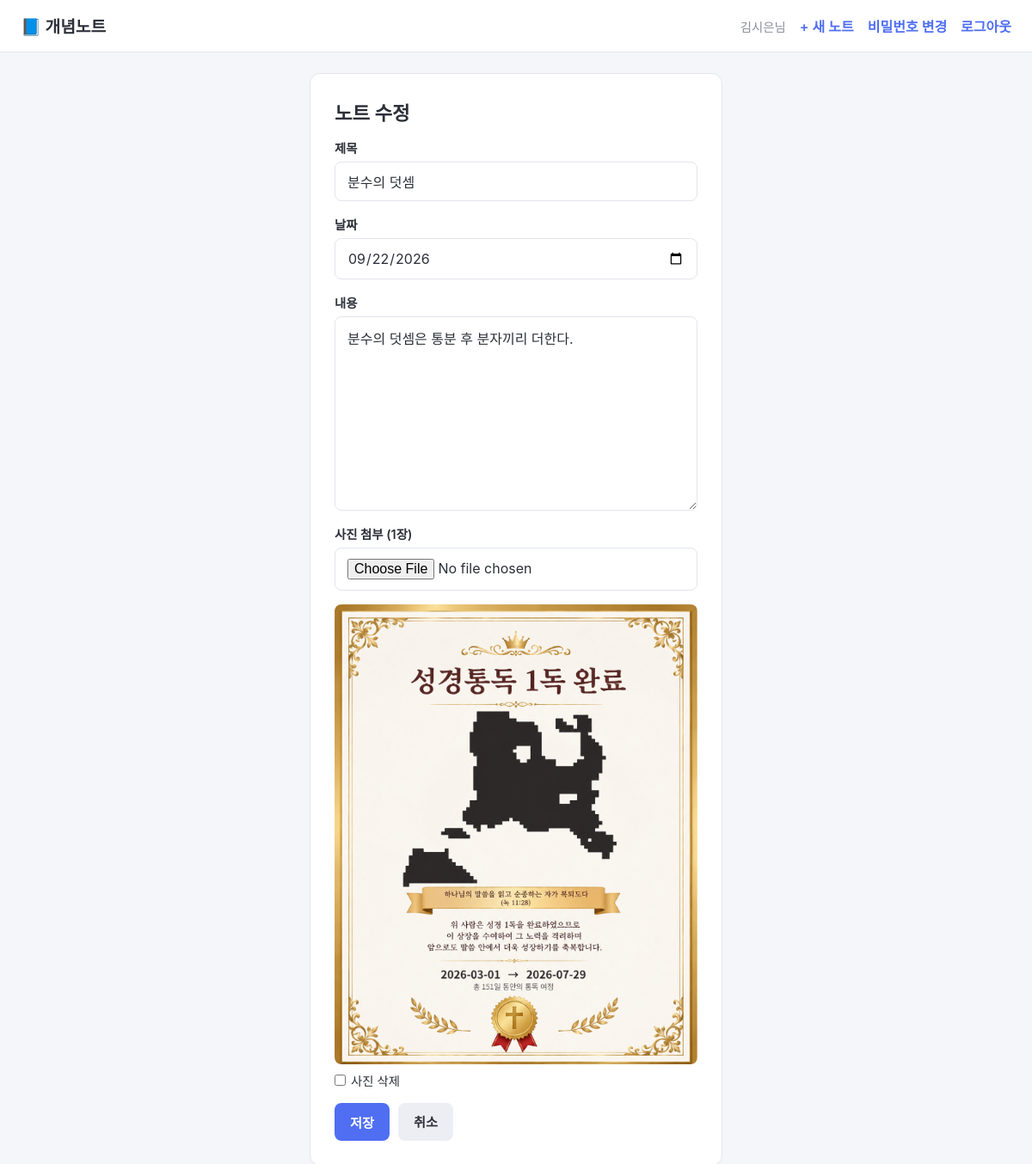
Page /notes/2/edit (signed in) on the committed database.
### tables this page shows
CREATE TABLE notes (
    id INTEGER PRIMARY KEY AUTOINCREMENT,
    user_id INTEGER NOT NULL,
    title TEXT NOT NULL,
    note_date TEXT NOT NULL,
    content TEXT,
    photo_filename TEXT,
    feedback TEXT,
    checked_at TIMESTAMP,
    parent_token TEXT UNIQUE,
    parent_checked_at TIMESTAMP,
    created_at TIMESTAMP DEFAULT CURRENT_TIMESTAMP,
    FOREIGN KEY (user_id) REFERENCES users (id)
);

### app.py (the view, shortened to what this page needs)
@app.route("/notes/<int:note_id>/edit", methods=["GET", "POST"])
@login_required
def note_edit(note_id):
    note = get_owned_note_or_404(note_id)
    return render_template("note_form.html", form=dict(note), note=note)

### app.py (called while the page is built)
def get_db():
    if "db" not in g:
        g.db = sqlite3.connect(DATABASE)
        g.db.row_factory = sqlite3.Row
        g.db.execute("PRAGMA foreign_keys = ON")
    return g.db

def login_required(view):
    from functools import wraps
    @wraps(view)
    def wrapped(*args, **kwargs):
        if not session.get("user_id"):
            flash("로그인이 필요합니다.")
            return redirect(url_for("login"))
        return view(*args, **kwargs)
    return wrapped

def get_owned_note_or_404(note_id):
    db = get_db()
    note = db.execute(
        "SELECT * FROM notes WHERE id = ? AND user_id = ?",
        (note_id, session["user_id"]),
    ).fetchone()
    if note is None:
        abort(404)
    return note

### templates/note_form.html (shortened to what this page needs)
{% extends "base.html" %}
{% block content %}
<div class="card form-card">
    <h1>{% if note %}노트 수정{% else %}새 노트 작성{% endif %}</h1>
    <form method="post" enctype="multipart/form-data">
        <label>제목
            <input type="text" name="title" value="{{ form.get('title', '') }}" required autofocus>
        </label>
        <label>날짜
            <input type="date" name="note_date" value="{{ form.get('note_date', today) }}" required>
        </label>
        <label>내용
            <textarea name="content" rows="10" placeholder="배운 개념을 정리해보세요...">{{ form.get('content', '') }}</textarea>
        </label>
        <label>사진 첨부 (1장)
            <input type="file" name="photo" accept="image/*">
        </label>
        {% if note and note['photo_filename'] %}
        <div class="current-photo">
            <img src="{{ url_for('uploaded_file', filename=note['photo_filename']) }}" alt="첨부된 사진">
            <label class="checkbox-label">
                <input type="checkbox" name="remove_photo" value="1"> 사진 삭제
            </label>
        </div>
        {% endif %}
        <div class="form-actions">
            <button type="submit">저장</button>
            {% if note %}
            <a class="btn-secondary" href="{{ url_for('note_detail', note_id=note['id']) }}">취소</a>
            {% else %}
            <a class="btn-secondary" href="{{ url_for('notes_list') }}">취소</a>
            {% endif %}
        </div>
    </form>
</div>
{% endblock %}

### static/css/style.css (style rules this page uses)
:root { --primary: #4f6ef2; --primary-dark: #3a54c9; --danger: #e0553e; --bg: #f5f6fa; --card-bg: #ffffff; --text: #2c2f38; --muted: #8a8f9c; --border: #e3e5ec; }
* { box-sizing: border-box; }
body { margin: 0; font-family: -apple-system, BlinkMacSystemFont, "Apple SD Gothic Neo", "Malgun Gothic", "Segoe UI", sans-serif; background: var(--bg); color: var(--text); }
.card { background: var(--card-bg); border: 1px solid var(--border); border-radius: 12px; padding: 28px; }
.form-card { max-width: 480px; margin: 0 auto; }
.form-card h1 { margin-top: 0; font-size: 1.4rem; }
form label { display: block; margin-bottom: 16px; font-size: 0.9rem; font-weight: 600; color: var(--text); }
form input[type="text"], form input[type="password"], form input[type="tel"], form input[type="date"], form input[type="file"], form select, form textarea { display: block; width: 100%; margin-top: 6px; padding: 12px 14px; border: 1px solid var(--border); border-radius: 8px; font-size: 16px; font-family: inherit; color: var(--text); }
form textarea { resize: vertical; }
.checkbox-label { display: flex; align-items: center; gap: 6px; font-weight: 400; margin-top: 8px; }
.checkbox-label input { width: auto; margin: 0; }
button, .btn, .btn-secondary, .btn-danger { display: inline-block; min-height: 44px; padding: 10px 18px; border-radius: 8px; border: none; font-size: 0.95rem; font-weight: 600; cursor: pointer; text-decoration: none; text-align: center; }
button[type="submit"], .btn { background: var(--primary); color: #fff; }
.btn-secondary { background: #eceef4; color: var(--text); }
.form-actions { display: flex; gap: 10px; margin-top: 8px; }
.current-photo { margin-bottom: 16px; }
.current-photo img { max-width: 100%; border-radius: 8px; display: block; margin-bottom: 6px; }

### rows in the picture
notes: title "분수의 덧셈", note_date "09/22/2026", content "분수의 덧셈은 통분 후 분자끼리 더한다.", photo_filename (picture)

### other values in the picture
{{ session.get('user_name') }} "김시은"
